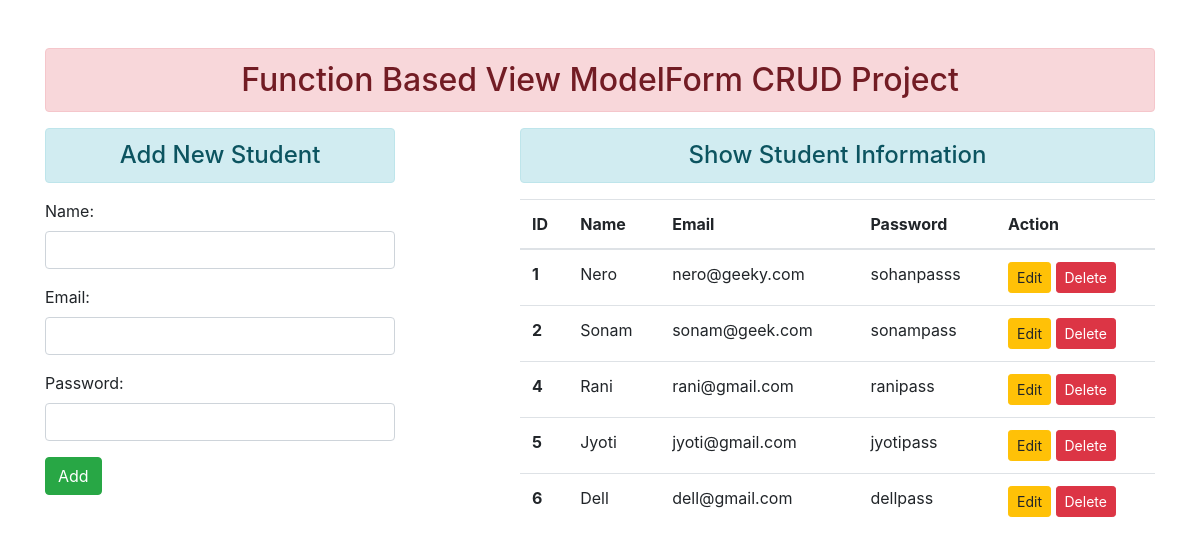
Before: / with the older database file.
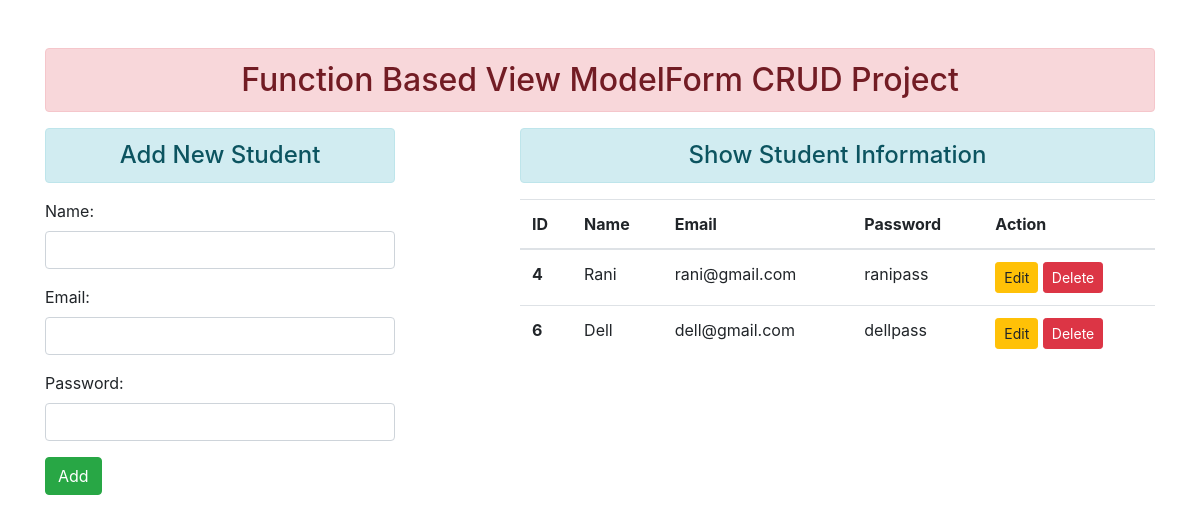
After: the same page with the newer database file.
### enroll/models.py (models this page shows)
class User(models.Model):
 name = models.CharField(max_length=70)
 email = models.EmailField(max_length=100)
 password = models.CharField(max_length=100)

### enroll/views.py (the view)
# urls.py: path('', views.add_show, name="addandshow"),
def add_show(request):
 if request.method == 'POST':
  fm = StudentRegistration(request.POST)
  if fm.is_valid():
   nm = fm.cleaned_data['name']
   em = fm.cleaned_data['email']
   pw = fm.cleaned_data['password']
   reg = User(name=nm, email=em, password=pw)
   reg.save()
   fm = StudentRegistration()
 else:
  fm = StudentRegistration()
 stud = User.objects.all()
 return render(request, 'enroll/addandshow.html', {'form':fm, 'stu':stud})

### enroll/forms.py
class StudentRegistration(forms.ModelForm):
 class Meta:
  model = User
  fields = ['name', 'email', 'password']
  widgets = {
   'name': forms.TextInput(attrs={'class':'form-control'}),
   'email': forms.EmailInput(attrs={'class':'form-control'}),
   'password': forms.PasswordInput(render_value=True, attrs={'class':'form-control'}),
  }

### enroll/templates/enroll/addandshow.html (shortened to what this page needs)
{% extends 'enroll/base.html' %}
{% block content %}
<div class="row">
 <div class="col-sm-4">
  <h4 class="text-center alert alert-info">Add New Student</h4>
  <form action="" method="POST">
   {{form.as_p}}
   <input type="submit" class="btn btn-success" value="Add">
  </form>
 </div>
 <div class="col-sm-7 offset-1">
  <h4 class="text-center alert alert-info">Show Student Information</h4>
  {% if stu %}
   <table class="table table-hover">
     <thead>
       <tr>
         <th scope="col">ID</th>
         <th scope="col">Name</th>
         <th scope="col">Email</th>
         <th scope="col">Password</th>
         <th scope="col">Action</th>
       </tr>
     </thead>
     <tbody>
      {% for st in stu %}
       <tr>
         <th scope="row">{{st.id}}</th>
         <td>{{st.name}}</td>
         <td>{{st.email}}</td>
         <td>{{st.password}}</td>
         <td>
         <a href="{% url 'updatedata' st.id %}" class="btn btn-warning btn-sm">Edit</a>
         <form action="{% url 'deletedata' st.id %}" method="post" class="d-inline"> {% csrf_token %}
          <input type="submit" class="btn btn-danger btn-sm" value="Delete">
         </form>
         </td>
       </tr>
      {% endfor %}
     </tbody>
   </table>
  {% else %}
   <h4 class="text-center alert alert-warning">No Records</h4>
  {% endif %}
 </div>
</div>
{% endblock content %}

### enroll/templates/enroll/base.html (shortened to what this page needs)
<!DOCTYPE html>
{% load static %}
<html lang="en">
<head>
 <link rel="stylesheet" href="{% static 'enroll/css/bootstrap.css' %}">
</head>
<body>
 <div class="container mt-5">
  <h2 class="text-center alert alert-danger">Function Based View ModelForm CRUD Project</h2>
  {% block content %} {% endblock content %}
 </div>
</body>
</html>

Changed rows visible on the page:
removed User: id "1", name "Nero", email "nero@geeky.com", password "sohanpasss"
removed User: id "2", name "Sonam", email "sonam@geek.com", password "sonampass"
removed User: id "5", name "Jyoti", email "jyoti@gmail.com", password "jyotipass"
